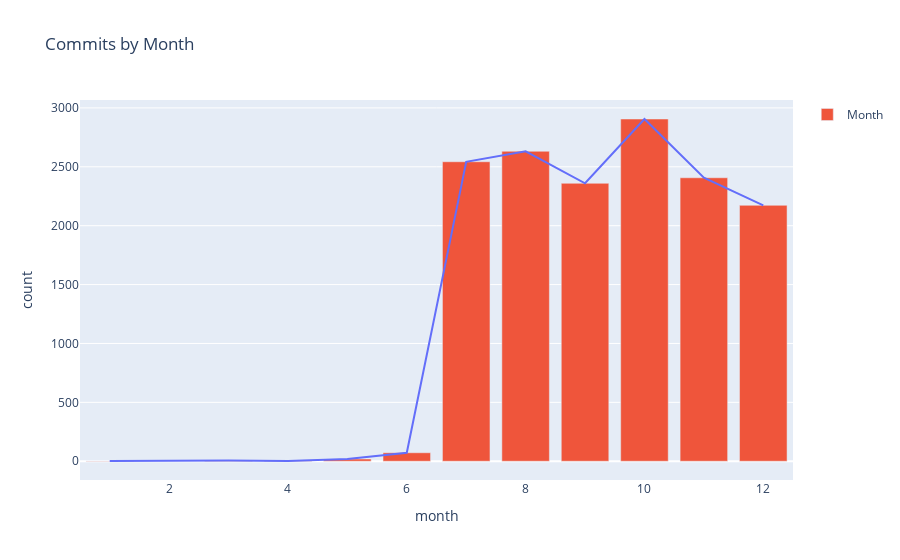

The cell this chart's notebook holds for it:
### Code cell
import plotly.express as px

fig = px.line(x=committer_date_pd["month"], y=committer_date_pd["count"], title="Commits by Month",
             labels=dict(x="month", y="count", color="Time Period"))
fig.add_bar(x=committer_date_pd["month"], y=committer_date_pd["count"], name="Month")
fig.show()

### Figure 1 — Plotly figure (JSON) as saved in the notebook; plotly's stock layout.template omitted (floating-point values rounded to 4 significant figures)
{"data": [{"hovertemplate": "month=%{x}<br>count=%{y}<extra></extra>", "legendgroup": "", "line": {"color": "#636efa", "dash": "solid"}, "marker": {"symbol": "circle"}, "mode": "lines", "name": "", "orientation": "v", "showlegend": false, "type": "scatter", "x": [1, 3, 4, 5, 6, 7, 8, 9, 10, 11, 12], "xaxis": "x", "y": [2, 7, 3, 19, 72, 2543, 2632, 2360, 2906, 2407, 2173], "yaxis": "y"}, {"name": "Month", "type": "bar", "x": [1, 3, 4, 5, 6, 7, 8, 9, 10, 11, 12], "y": [2, 7, 3, 19, 72, 2543, 2632, 2360, 2906, 2407, 2173]}], "layout": {"legend": {"tracegroupgap": 0}, "title": {"text": "Commits by Month"}, "xaxis": {"anchor": "y", "domain": [0, 1], "title": {"text": "month"}}, "yaxis": {"anchor": "x", "domain": [0, 1], "title": {"text": "count"}}}}
